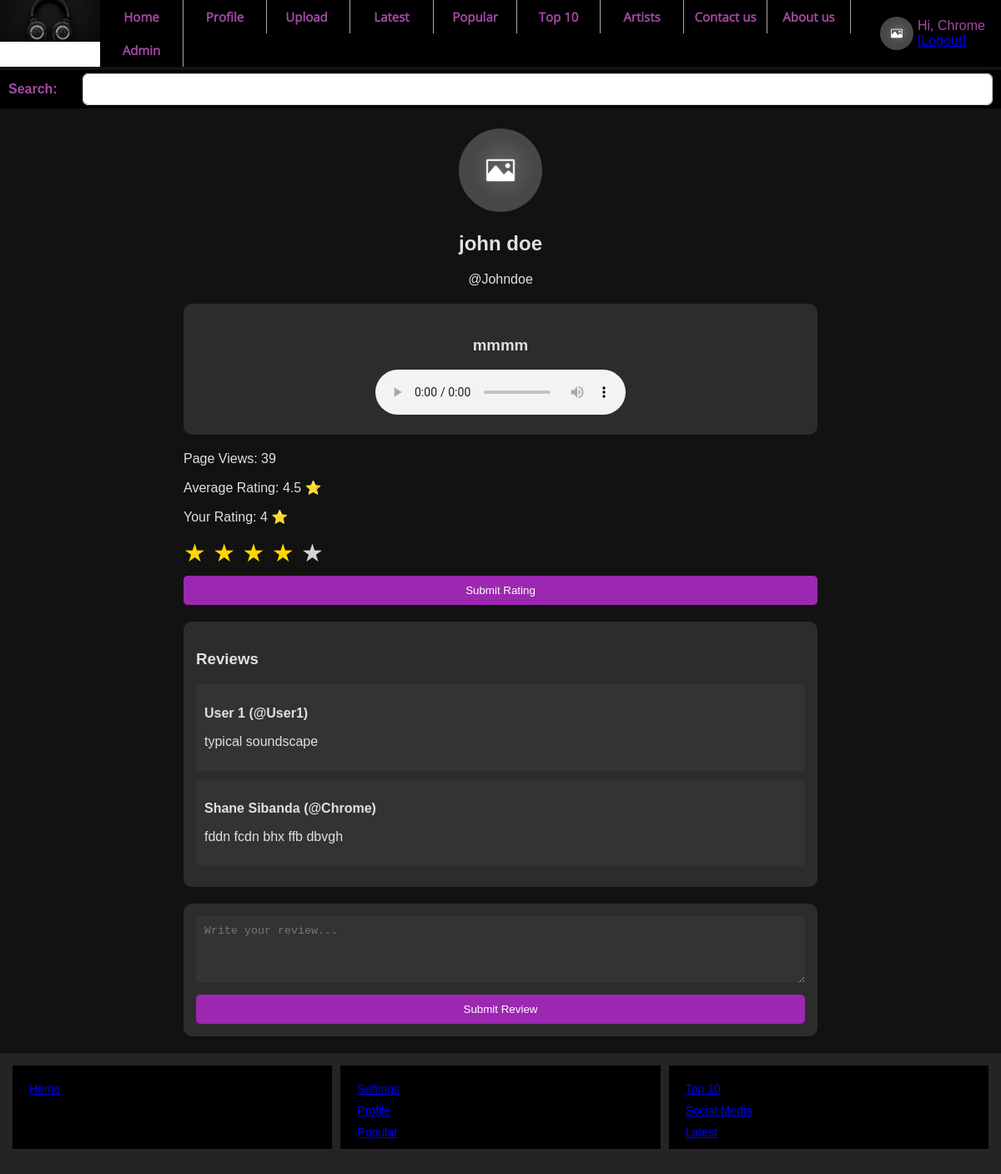
/soundscapes.php?id=8 (signed in), run on the app's committed database.
### tables this page shows
CREATE TABLE `users` (
  `id` int(11) NOT NULL,
  `username` varchar(30) NOT NULL,
  `first_name` varchar(30) NOT NULL,
  `last_name` varchar(30) NOT NULL,
  `email` varchar(100) NOT NULL,
  `password` varchar(225) NOT NULL,
  `role` varchar(6) NOT NULL,
  `date` datetime NOT NULL,
  `image` varchar(1024) DEFAULT NULL
);

CREATE TABLE `soundscapes` (
  `id` int(11) NOT NULL,
  `user_id` varchar(11) NOT NULL,
  `file` varchar(1024) NOT NULL,
  `image` varchar(1024) NOT NULL,
  `title` varchar(100) NOT NULL,
  `plays` varchar(11) NOT NULL DEFAULT '0',
  `popularity` varchar(11) NOT NULL DEFAULT '0',
  `date` datetime NOT NULL
);

CREATE TABLE `ratings` (
  `id` int(11) NOT NULL,
  `user_id` int(11) NOT NULL,
  `soundscape_id` int(11) NOT NULL,
  `rating` int(11) NOT NULL CHECK (`rating` between 1 and 5),
  `created_at` timestamp NOT NULL DEFAULT current_timestamp()
);

CREATE TABLE `reviews` (
  `id` int(11) NOT NULL,
  `soundscape_id` int(11) NOT NULL,
  `user_id` int(11) NOT NULL,
  `review` text NOT NULL,
  `created_at` timestamp NOT NULL DEFAULT current_timestamp()
);

### functions.php (called while the page is built, shortened)
<?php
function get_image($path) {
    return (file_exists($path ?? '')) ? $path : 'assets/images/2.jpg?1';
}
function user($key) {
    return !empty($_SESSION['USER'][$key]) ? $_SESSION['USER'][$key] : '';
}
function esc($str) {
    return htmlspecialchars($str);
}
function query($query) {
    global $con;
    $result = mysqli_query($con, $query);
    if (!is_bool($result) && mysqli_num_rows($result) > 0) {
        $rows = [];
        while ($row = mysqli_fetch_assoc($result)) {
            $rows[] = $row;
        }
        return $rows;
    }
    return false;
}
function get_user_rating($user_id, $soundscape_id) {
    $query = "SELECT rating FROM ratings WHERE user_id = '$user_id' AND soundscape_id = '$soundscape_id' LIMIT 1";
    $result = query($query);
    return !empty($result) ? $result[0]['rating'] : null;
}
function user_has_rated($user_id, $soundscape_id) {
    $query = "SELECT * FROM ratings WHERE user_id = '$user_id' AND soundscape_id = '$soundscape_id' LIMIT 1";
    return query($query) ? true : false;
}
function get_average_rating($soundscape) {
    $soundscape_id = $soundscape['id'];
    $query = "SELECT AVG(rating) as average_rating FROM ratings WHERE soundscape_id = '$soundscape_id'";
    $result = query($query);
    return !empty($result) ? round($result[0]['average_rating'], 1) : 0;
}
function get_reviews($soundscape_id) {
    $query = "SELECT r.review, r.created_at, u.first_name, u.last_name, u.username
              FROM reviews r
              LEFT JOIN users u ON r.user_id = u.id
              WHERE r.soundscape_id = '$soundscape_id'
              ORDER BY r.created_at DESC";
    return query($query);
}
?>

### soundscapes.php (the view, shortened to what this page needs)
<?php
require 'init.php';
$soundscape_id = $_GET['id'] ?? 0;
$soundscape_id = (int)$soundscape_id;
$query = "SELECT * FROM soundscapes WHERE id = '$soundscape_id' LIMIT 1";
$soundscape = query($query);
if (!empty($soundscape)) {
    $soundscape = $soundscape[0];
    $user_id = $soundscape['user_id'];
    $query = "SELECT * FROM users WHERE id = '$user_id' LIMIT 1";
    $row = query($query);
    if (!empty($row)) {
        $row = $row[0];
    }
}
$user_rating = user_has_rated(user('id'), $soundscape['id']) ? get_user_rating(user('id'), $soundscape['id']) : 0;
$reviews = get_reviews($soundscape['id']);
require 'header.php';
?>
<div class="container">
    <div class="profile-section">
        <img src="<?= get_image($row['image']) ?>" class="profile-image">
        <h2><?= esc($row['first_name']) ?> <?= esc($row['last_name']) ?></h2>
        <p>@<?= esc($row['username']) ?></p>
    </div>
    <div class="audio-section">
        <h3><?= esc($soundscape['title']) ?></h3>
        <audio controls>
            <source src="<?= esc($soundscape['file']) ?>" type="audio/mpeg">
        </audio>
    </div>
    <p>Page Views: <?= esc($soundscape['plays']) ?></p>
    <p>Average Rating: <?= number_format(get_average_rating($soundscape), 1) ?> ⭐</p>
    <p>Your Rating: <?= $user_rating ? "$user_rating ⭐" : "Not rated yet" ?></p>
    <form method="POST">
        <div class="stars">
            <?php for ($i = 1; $i <= 5; $i++): ?>
                <span class="star <?= ($i <= $user_rating) ? 'filled' : '' ?>" data-value="<?= $i ?>">★</span>
            <?php endfor; ?>
        </div>
        <button type="submit" class="submit-button" <?= $user_rating ? 'disabled' : '' ?>>Submit Rating</button>
    </form>
    <div class="review-container">
        <h3>Reviews</h3>
        <?php if (!empty($reviews)): ?>
            <?php foreach ($reviews as $review): ?>
                <div class="review-item">
                    <p><strong><?= esc($review['first_name']) ?> <?= esc($review['last_name']) ?> (@<?= esc($review['username']) ?>)</strong></p>
                    <p><?= esc(htmlspecialchars($review['review'])) ?></p>
                </div>
            <?php endforeach; ?>
        <?php else: ?>
            <p>No reviews yet.</p>
        <?php endif; ?>
    </div>
    <div class="review-form">
        <form method="POST">
            <textarea name="review" class="review-input" placeholder="Write your review..."></textarea>
            <button type="submit" class="submit-button">Submit Review</button>
        </form>
    </div>
</div>
<?php require 'footer.php'; ?>

### assets/css/styles.css (style rules this page uses)
body { font-family: opensans; font-size: 16px; margin:0px; padding:0px; word-break: break-word; word-wrap: break-word; }

### soundscapes.php (style rules this page uses)
body { background-color: #121212; color: #e0e0e0; font-family: Arial, sans-serif; }
.container { max-width: 800px; margin: auto; padding: 20px; }
.profile-section { text-align: center; margin-bottom: 20px; }
.profile-image { width: 100px; height: 100px; border-radius: 50%; }
.audio-section { background: #2c2c2c; padding: 20px; border-radius: 10px; text-align: center; margin-bottom: 20px; }
.stars { font-size: 30px; cursor: pointer; }
.star { color: lightgray; }
.star.filled { color: gold; }
.review-container { background: #2c2c2c; padding: 15px; border-radius: 10px; margin-top: 20px; }
.review-item { padding: 10px; background: #333; margin-bottom: 10px; border-radius: 5px; }
.review-form { background: #2c2c2c; padding: 15px; border-radius: 10px; margin-top: 20px; }
.review-input { width: 100%; height: 80px; padding: 10px; border-radius: 5px; background: #333; color: #e0e0e0; border: none; }
.submit-button { width: 100%; padding: 10px; background: #9c27b0; color: white; border: none; border-radius: 5px; cursor: pointer; margin-top: 10px; }

### data on the page
users: first_name "john", last_name "doe", username "Johndoe"
soundscapes: title "mmmm", plays "39", id.rating "4"
reviews: user.first_name "User", user.last_name "1", user.username "User1", review "typical soundscape"
reviews: user.first_name "Shane", user.last_name "Sibanda", user.username "Chrome", review "fddn fcdn bhx ffb dbvgh"

### other printed values
user('username') "Chrome"
get_average_rating($soundscape) "4.5"
